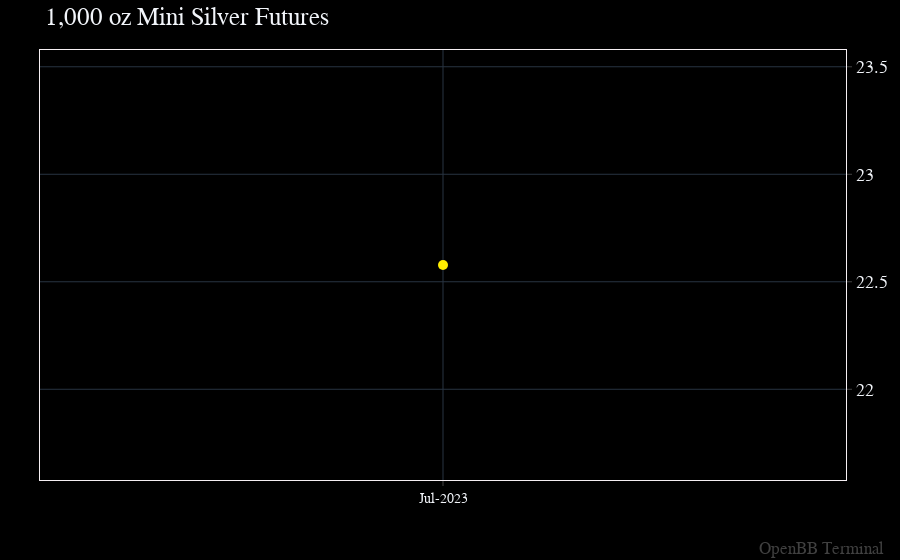

Notebook code for this chart:
### Code cell
openbb.futures.curve_chart('YI')

### Figure 1 — Plotly figure (JSON) as saved in the notebook; plotly's stock layout.template omitted (floating-point values rounded to 4 significant figures)
{"data": [{"hovertemplate": "%{y}<extra></extra>", "line": {"dash": "dash", "width": 4}, "marker": {"size": 10}, "mode": "lines+markers", "name": "1,000 oz Mini Silver Futures", "type": "scatter", "x": ["Jul-2023"], "y": [22.58]}], "layout": {"annotations": [{"font": {"color": "gray", "size": 17}, "opacity": 0.5, "text": "OpenBB Terminal", "x": 1, "xanchor": "right", "xref": "paper", "xshift": 40, "y": 0, "yanchor": "bottom", "yref": "paper", "yshift": -80}], "bargap": 0, "bargroupgap": 0, "barmode": "overlay", "hoverdistance": 2, "legend": {"groupclick": "toggleitem", "orientation": "v", "tracegroupgap": 133.3}, "margin": {"b": 80, "l": 40, "r": 50, "t": 50}, "modebar": {"activecolor": "#d1030d", "bgcolor": "#2A2A2A", "color": "#FFFFFF", "orientation": "v"}, "newshape": {"line": {"color": "gold"}}, "spikedistance": 2, "title": {"text": "1,000 oz Mini Silver Futures"}}}
